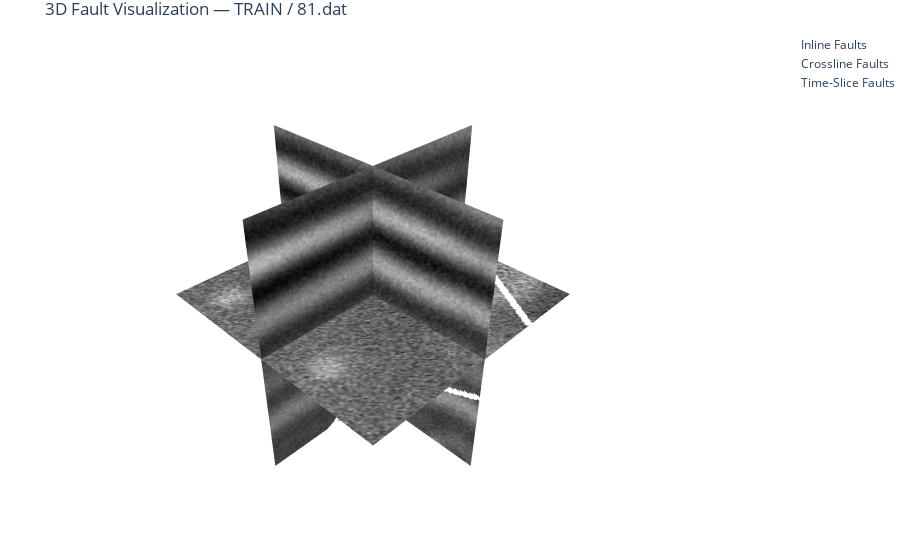
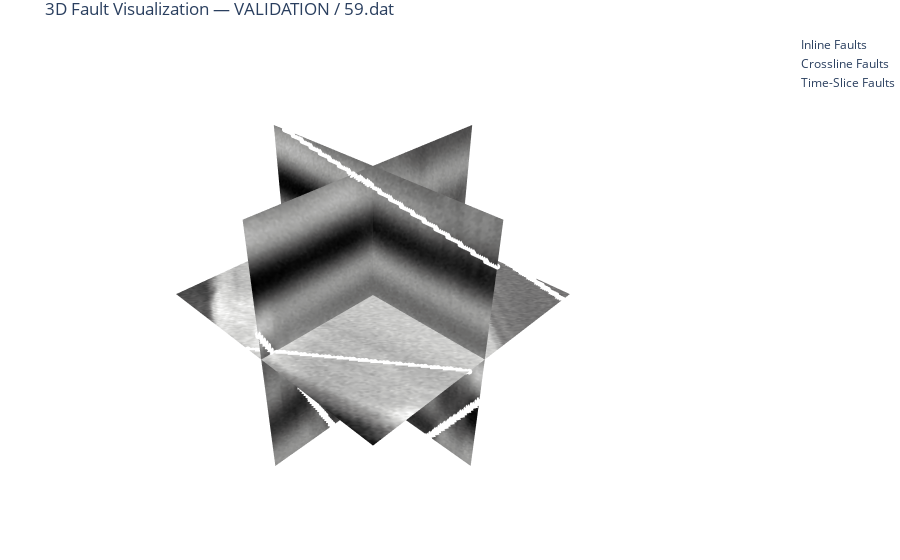
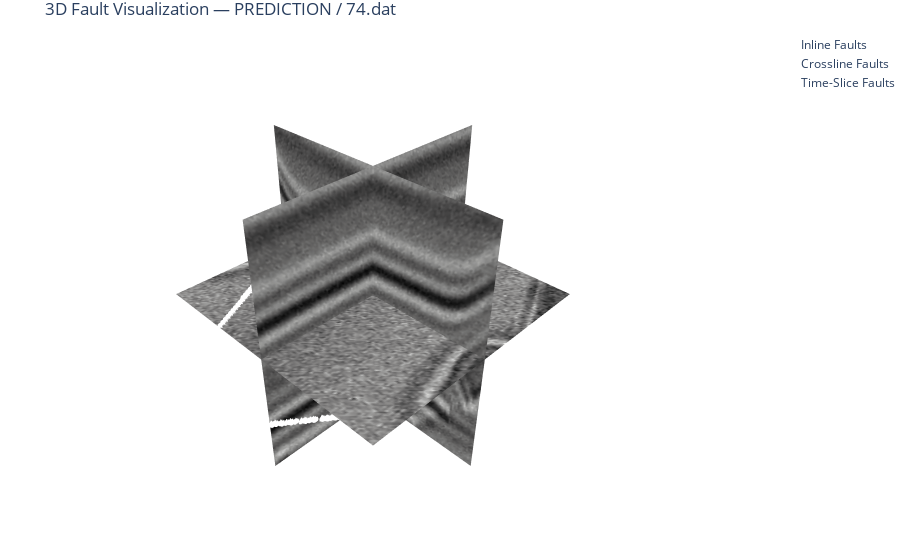

Write notebook code for charts like these, in order.
### Code cell
import os
import numpy as np
import random
import plotly.graph_objects as go

# PARAMETERS
cube_size = 128  # Adjust as needed
mask_mode = 0    # 0 = binary masks; 1 = multiclass
base_out = "/Users/roderickperez/Documents/DS_Projects/faultSegm/faultSeg_Wu_2019_Keras/output"

# Normalization helper
def normalize(v):
    return ((v - v.min()) / (v.max() - v.min()) * 255).astype(np.uint8)

# Fault plotting function
def plot_fault_points(fig, slice_mask, axis_index, slice_type, color, label, nx, ny, nz):
    if slice_type == "inline":
        ks, js = np.where(slice_mask)
        fig.add_trace(go.Scatter3d(
            x=np.full_like(ks, axis_index),
            y=js,
            z=nz - 1 - ks,
            mode='markers',
            marker=dict(color=color, size=2, opacity=1),
            name=label
        ))
    elif slice_type == "crossline":
        ks, is_ = np.where(slice_mask)
        fig.add_trace(go.Scatter3d(
            x=is_,
            y=np.full_like(is_, axis_index),
            z=nz - 1 - ks,
            mode='markers',
            marker=dict(color=color, size=2, opacity=1),
            name=label
        ))
    elif slice_type == "timeslice":
        is_, js = np.where(slice_mask)
        fig.add_trace(go.Scatter3d(
            x=is_,
            y=js,
            z=np.full_like(is_, axis_index),
            mode='markers',
            marker=dict(color=color, size=2, opacity=1),
            name=label
        ))

# Loop over splits
for split in ["train", "validation", "prediction"]:
    seismic_dir = os.path.join(base_out, split, "seis")
    mask_dir = os.path.join(base_out, split, "fault")

    if not (os.path.exists(seismic_dir) and os.path.exists(mask_dir)):
        print(f"[{split}] Skipping: directories not found.")
        continue

    files = sorted(set(os.listdir(seismic_dir)).intersection(os.listdir(mask_dir)))
    if not files:
        print(f"[{split}] No files to visualize.")
        continue

    selected_file = random.choice([f for f in files if f.endswith((".npy", ".dat"))])
    print(f"[{split}] Selected file: {selected_file}")

    # Load data
    seismic_path = os.path.join(seismic_dir, selected_file)
    mask_path = os.path.join(mask_dir, selected_file)

    if selected_file.endswith(".npy"):
        seismic = np.load(seismic_path)
        mask = np.load(mask_path)
    else:
        seismic = np.fromfile(seismic_path, dtype=np.float32).reshape((cube_size, cube_size, cube_size))
        mask = np.fromfile(mask_path, dtype=np.uint8).reshape((cube_size, cube_size, cube_size))

    nx, ny, nz = seismic.shape

    # Slices
    inline     = seismic[nx//2,:,:].T
    crossline  = seismic[:,ny//2,:].T
    timeslice  = seismic[:,:,nz//2]

    inline_m   = mask[nx//2,:,:].T
    cross_m    = mask[:,ny//2,:].T
    timeslice_m= mask[:,:,nz//2]

    inline_norm    = normalize(inline)
    crossline_norm = normalize(crossline)
    timeslice_norm = normalize(timeslice)

    # Create 3D figure
    fig = go.Figure()

    # Seismic surfaces
    fig.add_trace(go.Surface(
        z=np.tile(np.arange(nz)[::-1], (ny, 1)).T,
        x=np.full((nz, ny), nx//2),
        y=np.tile(np.arange(ny), (nz, 1)),
        surfacecolor=inline_norm,
        colorscale="Gray",
        showscale=False,
        opacity=1
    ))
    fig.add_trace(go.Surface(
        z=np.tile(np.arange(nz)[::-1], (nx, 1)).T,
        x=np.tile(np.arange(nx), (nz, 1)),
        y=np.full((nz, nx), ny//2),
        surfacecolor=crossline_norm,
        colorscale="Gray",
        showscale=False,
        opacity=1
    ))
    fig.add_trace(go.Surface(
        z=np.full((ny, nx), nz//2),
        x=np.tile(np.arange(nx), (ny, 1)),
        y=np.tile(np.arange(ny).reshape(-1,1), (1, nx)),
        surfacecolor=np.rot90(timeslice_norm, k=-1),
        colorscale="Gray",
        showscale=False,
        opacity=1
    ))

    # Fault overlays
    if mask_mode == 0:
        plot_fault_points(fig, inline_m==1, nx//2, "inline", "white", "Inline Faults", nx, ny, nz)
        plot_fault_points(fig, cross_m==1, ny//2, "crossline", "white", "Crossline Faults", nx, ny, nz)
        plot_fault_points(fig, timeslice_m==1, nz//2, "timeslice", "white", "Time-Slice Faults", nx, ny, nz)
    elif mask_mode == 1:
        plot_fault_points(fig, inline_m==1, nx//2, "inline", "green", "Inline Normal Faults", nx, ny, nz)
        plot_fault_points(fig, inline_m==2, nx//2, "inline", "purple", "Inline Inverse Faults", nx, ny, nz)
        plot_fault_points(fig, cross_m==1, ny//2, "crossline", "green", "Crossline Normal Faults", nx, ny, nz)
        plot_fault_points(fig, cross_m==2, ny//2, "crossline", "purple", "Crossline Inverse Faults", nx, ny, nz)
        plot_fault_points(fig, timeslice_m==1, nz//2, "timeslice", "green", "Time-Slice Normal Faults", nx, ny, nz)
        plot_fault_points(fig, timeslice_m==2, nz//2, "timeslice", "purple", "Time-Slice Inverse Faults", nx, ny, nz)

    # Layout
    fig.update_layout(
        title=f"3D Fault Visualization — {split.upper()} / {selected_file}",
        scene=dict(
            xaxis=dict(visible=False),
            yaxis=dict(visible=False),
            zaxis=dict(visible=False),
            aspectmode="data"
        ),
        margin=dict(l=0, r=0, t=30, b=0)
    )

    fig.show()

### Figure 1 — Plotly figure (JSON) as saved in the notebook; plotly's stock layout.template omitted (floating-point values rounded to 4 significant figures; data arrays with more than 128 entries replaced by an {"elided": "..."} marker saying what was removed)
{"data": [{"colorscale": [[0, "rgb(0, 0, 0)"], [0.09091, "rgb(16, 16, 16)"], [0.1818, "rgb(38, 38, 38)"], [0.2727, "rgb(59, 59, 59)"], [0.3636, "rgb(81, 80, 80)"], [0.4545, "rgb(102, 101, 101)"], [0.5455, "rgb(124, 123, 122)"], [0.6364, "rgb(146, 146, 145)"], [0.7273, "rgb(171, 171, 170)"], [0.8182, "rgb(197, 197, 195)"], [0.9091, "rgb(224, 224, 223)"], [1, "rgb(254, 254, 253)"]], "opacity": 1, "showscale": false, "surfacecolor": {"elided": "128x128 int values"}, "type": "surface", "x": {"elided": "128x128 int values"}, "y": {"elided": "128x128 int values"}, "z": {"elided": "128x128 int values"}}, {"colorscale": [[0, "rgb(0, 0, 0)"], [0.09091, "rgb(16, 16, 16)"], [0.1818, "rgb(38, 38, 38)"], [0.2727, "rgb(59, 59, 59)"], [0.3636, "rgb(81, 80, 80)"], [0.4545, "rgb(102, 101, 101)"], [0.5455, "rgb(124, 123, 122)"], [0.6364, "rgb(146, 146, 145)"], [0.7273, "rgb(171, 171, 170)"], [0.8182, "rgb(197, 197, 195)"], [0.9091, "rgb(224, 224, 223)"], [1, "rgb(254, 254, 253)"]], "opacity": 1, "showscale": false, "surfacecolor": {"elided": "128x128 int values"}, "type": "surface", "x": {"elided": "128x128 int values"}, "y": {"elided": "128x128 int values"}, "z": {"elided": "128x128 int values"}}, {"colorscale": [[0, "rgb(0, 0, 0)"], [0.09091, "rgb(16, 16, 16)"], [0.1818, "rgb(38, 38, 38)"], [0.2727, "rgb(59, 59, 59)"], [0.3636, "rgb(81, 80, 80)"], [0.4545, "rgb(102, 101, 101)"], [0.5455, "rgb(124, 123, 122)"], [0.6364, "rgb(146, 146, 145)"], [0.7273, "rgb(171, 171, 170)"], [0.8182, "rgb(197, 197, 195)"], [0.9091, "rgb(224, 224, 223)"], [1, "rgb(254, 254, 253)"]], "opacity": 1, "showscale": false, "surfacecolor": {"elided": "128x128 int values"}, "type": "surface", "x": {"elided": "128x128 int values"}, "y": {"elided": "128x128 int values"}, "z": {"elided": "128x128 int values"}}, {"marker": {"color": "white", "opacity": 1, "size": 2}, "mode": "markers", "name": "Inline Faults", "type": "scatter3d", "x": {"elided": "188 int values"}, "y": {"elided": "188 int values"}, "z": {"elided": "188 int values"}}, {"marker": {"color": "white", "opacity": 1, "size": 2}, "mode": "markers", "name": "Crossline Faults", "type": "scatter3d", "x": [0, 1, 1, 2, 3, 4, 4, 5, 6, 7, 7, 8, 9, 10, 11, 12, 12, 13, 14, 15, 15, 16, 17, 18, 18, 19, 20, 21, 22, 23, 24, 25, 26, 26, 27, 28, 29, 29, 30, 31, 32, 32, 33, 34, 35, 36, 37, 37, 38, 39, 40, 40, 41, 42, 43, 43, 44, 45, 46, 47, 48, 48, 49, 50, 51, 51, 52, 53, 54, 54, 55, 56, 57, 58, 59, 59, 60, 61, 62, 62, 63, 64, 65, 65, 66, 67, 68, 69, 70, 71, 72, 73, 73, 74, 75, 76, 76, 77, 78, 79, 79, 80, 81, 82, 83, 84, 84, 85, 86, 87, 87, 88, 89, 90, 90, 91, 92, 93, 94, 95], "y": [64, 64, 64, 64, 64, 64, 64, 64, 64, 64, 64, 64, 64, 64, 64, 64, 64, 64, 64, 64, 64, 64, 64, 64, 64, 64, 64, 64, 64, 64, 64, 64, 64, 64, 64, 64, 64, 64, 64, 64, 64, 64, 64, 64, 64, 64, 64, 64, 64, 64, 64, 64, 64, 64, 64, 64, 64, 64, 64, 64, 64, 64, 64, 64, 64, 64, 64, 64, 64, 64, 64, 64, 64, 64, 64, 64, 64, 64, 64, 64, 64, 64, 64, 64, 64, 64, 64, 64, 64, 64, 64, 64, 64, 64, 64, 64, 64, 64, 64, 64, 64, 64, 64, 64, 64, 64, 64, 64, 64, 64, 64, 64, 64, 64, 64, 64, 64, 64, 64, 64], "z": [60, 60, 59, 59, 58, 58, 57, 57, 56, 56, 55, 55, 54, 54, 53, 53, 52, 52, 51, 51, 50, 50, 49, 49, 48, 48, 47, 47, 46, 45, 45, 44, 44, 43, 43, 42, 42, 41, 41, 40, 40, 39, 39, 38, 38, 37, 37, 36, 36, 35, 35, 34, 34, 33, 33, 32, 32, 31, 31, 30, 30, 29, 29, 28, 28, 27, 27, 26, 26, 25, 25, 24, 24, 23, 23, 22, 22, 21, 21, 20, 20, 19, 19, 18, 18, 17, 17, 16, 15, 15, 14, 14, 13, 13, 12, 12, 11, 11, 10, 10, 9, 9, 8, 8, 7, 7, 6, 6, 5, 5, 4, 4, 3, 3, 2, 2, 1, 1, 0, 0]}, {"marker": {"color": "white", "opacity": 1, "size": 2}, "mode": "markers", "name": "Time-Slice Faults", "type": "scatter3d", "x": [0, 0, 0, 1, 1, 1, 1, 2, 2, 2, 3, 3, 3, 4, 4, 4, 4, 5, 5, 5, 6, 6, 6, 7, 7, 7, 7, 8, 8, 8, 9, 9, 9, 10, 10, 10, 10, 11, 11, 11, 12, 12, 12, 13, 13, 13, 13, 14, 14, 14, 15, 15, 15, 16, 16, 16, 16, 17, 17, 17, 18, 18, 18, 19, 19, 19, 20, 20, 20, 21, 21, 21, 22, 22, 22, 23, 23, 23, 23, 24, 24, 24, 25, 25, 25, 26, 26, 26, 26, 27, 27, 27, 28, 28, 28, 29, 29, 29, 29, 30, 30, 30, 31, 31, 31, 32, 32, 32, 32, 33, 33], "y": [71, 72, 73, 72, 73, 74, 75, 74, 75, 76, 76, 77, 78, 77, 78, 79, 80, 79, 80, 81, 81, 82, 83, 82, 83, 84, 85, 84, 85, 86, 86, 87, 88, 87, 88, 89, 90, 89, 90, 91, 91, 92, 93, 92, 93, 94, 95, 94, 95, 96, 96, 97, 98, 97, 98, 99, 100, 99, 100, 101, 101, 102, 103, 103, 104, 105, 104, 105, 106, 106, 107, 108, 108, 109, 110, 109, 110, 111, 112, 111, 112, 113, 113, 114, 115, 114, 115, 116, 117, 116, 117, 118, 118, 119, 120, 119, 120, 121, 122, 121, 122, 123, 123, 124, 125, 124, 125, 126, 127, 126, 127], "z": [64, 64, 64, 64, 64, 64, 64, 64, 64, 64, 64, 64, 64, 64, 64, 64, 64, 64, 64, 64, 64, 64, 64, 64, 64, 64, 64, 64, 64, 64, 64, 64, 64, 64, 64, 64, 64, 64, 64, 64, 64, 64, 64, 64, 64, 64, 64, 64, 64, 64, 64, 64, 64, 64, 64, 64, 64, 64, 64, 64, 64, 64, 64, 64, 64, 64, 64, 64, 64, 64, 64, 64, 64, 64, 64, 64, 64, 64, 64, 64, 64, 64, 64, 64, 64, 64, 64, 64, 64, 64, 64, 64, 64, 64, 64, 64, 64, 64, 64, 64, 64, 64, 64, 64, 64, 64, 64, 64, 64, 64, 64]}], "layout": {"margin": {"b": 0, "l": 0, "r": 0, "t": 30}, "scene": {"aspectmode": "data", "xaxis": {"visible": false}, "yaxis": {"visible": false}, "zaxis": {"visible": false}}, "title": {"text": "3D Fault Visualization — TRAIN / 81.dat"}}}

### Figure 2 — Plotly figure (JSON) as saved in the notebook; plotly's stock layout.template omitted (floating-point values rounded to 4 significant figures; data arrays with more than 128 entries replaced by an {"elided": "..."} marker saying what was removed)
{"data": [{"colorscale": [[0, "rgb(0, 0, 0)"], [0.09091, "rgb(16, 16, 16)"], [0.1818, "rgb(38, 38, 38)"], [0.2727, "rgb(59, 59, 59)"], [0.3636, "rgb(81, 80, 80)"], [0.4545, "rgb(102, 101, 101)"], [0.5455, "rgb(124, 123, 122)"], [0.6364, "rgb(146, 146, 145)"], [0.7273, "rgb(171, 171, 170)"], [0.8182, "rgb(197, 197, 195)"], [0.9091, "rgb(224, 224, 223)"], [1, "rgb(254, 254, 253)"]], "opacity": 1, "showscale": false, "surfacecolor": {"elided": "128x128 int values"}, "type": "surface", "x": {"elided": "128x128 int values"}, "y": {"elided": "128x128 int values"}, "z": {"elided": "128x128 int values"}}, {"colorscale": [[0, "rgb(0, 0, 0)"], [0.09091, "rgb(16, 16, 16)"], [0.1818, "rgb(38, 38, 38)"], [0.2727, "rgb(59, 59, 59)"], [0.3636, "rgb(81, 80, 80)"], [0.4545, "rgb(102, 101, 101)"], [0.5455, "rgb(124, 123, 122)"], [0.6364, "rgb(146, 146, 145)"], [0.7273, "rgb(171, 171, 170)"], [0.8182, "rgb(197, 197, 195)"], [0.9091, "rgb(224, 224, 223)"], [1, "rgb(254, 254, 253)"]], "opacity": 1, "showscale": false, "surfacecolor": {"elided": "128x128 int values"}, "type": "surface", "x": {"elided": "128x128 int values"}, "y": {"elided": "128x128 int values"}, "z": {"elided": "128x128 int values"}}, {"colorscale": [[0, "rgb(0, 0, 0)"], [0.09091, "rgb(16, 16, 16)"], [0.1818, "rgb(38, 38, 38)"], [0.2727, "rgb(59, 59, 59)"], [0.3636, "rgb(81, 80, 80)"], [0.4545, "rgb(102, 101, 101)"], [0.5455, "rgb(124, 123, 122)"], [0.6364, "rgb(146, 146, 145)"], [0.7273, "rgb(171, 171, 170)"], [0.8182, "rgb(197, 197, 195)"], [0.9091, "rgb(224, 224, 223)"], [1, "rgb(254, 254, 253)"]], "opacity": 1, "showscale": false, "surfacecolor": {"elided": "128x128 int values"}, "type": "surface", "x": {"elided": "128x128 int values"}, "y": {"elided": "128x128 int values"}, "z": {"elided": "128x128 int values"}}, {"marker": {"color": "white", "opacity": 1, "size": 2}, "mode": "markers", "name": "Inline Faults", "type": "scatter3d", "x": {"elided": "233 int values"}, "y": {"elided": "233 int values"}, "z": {"elided": "233 int values"}}, {"marker": {"color": "white", "opacity": 1, "size": 2}, "mode": "markers", "name": "Crossline Faults", "type": "scatter3d", "x": {"elided": "199 int values"}, "y": {"elided": "199 int values"}, "z": {"elided": "199 int values"}}, {"marker": {"color": "white", "opacity": 1, "size": 2}, "mode": "markers", "name": "Time-Slice Faults", "type": "scatter3d", "x": {"elided": "152 int values"}, "y": {"elided": "152 int values"}, "z": {"elided": "152 int values"}}], "layout": {"margin": {"b": 0, "l": 0, "r": 0, "t": 30}, "scene": {"aspectmode": "data", "xaxis": {"visible": false}, "yaxis": {"visible": false}, "zaxis": {"visible": false}}, "title": {"text": "3D Fault Visualization — VALIDATION / 59.dat"}}}

### Figure 3 — Plotly figure (JSON) as saved in the notebook; plotly's stock layout.template omitted (floating-point values rounded to 4 significant figures; data arrays with more than 128 entries replaced by an {"elided": "..."} marker saying what was removed)
{"data": [{"colorscale": [[0, "rgb(0, 0, 0)"], [0.09091, "rgb(16, 16, 16)"], [0.1818, "rgb(38, 38, 38)"], [0.2727, "rgb(59, 59, 59)"], [0.3636, "rgb(81, 80, 80)"], [0.4545, "rgb(102, 101, 101)"], [0.5455, "rgb(124, 123, 122)"], [0.6364, "rgb(146, 146, 145)"], [0.7273, "rgb(171, 171, 170)"], [0.8182, "rgb(197, 197, 195)"], [0.9091, "rgb(224, 224, 223)"], [1, "rgb(254, 254, 253)"]], "opacity": 1, "showscale": false, "surfacecolor": {"elided": "128x128 int values"}, "type": "surface", "x": {"elided": "128x128 int values"}, "y": {"elided": "128x128 int values"}, "z": {"elided": "128x128 int values"}}, {"colorscale": [[0, "rgb(0, 0, 0)"], [0.09091, "rgb(16, 16, 16)"], [0.1818, "rgb(38, 38, 38)"], [0.2727, "rgb(59, 59, 59)"], [0.3636, "rgb(81, 80, 80)"], [0.4545, "rgb(102, 101, 101)"], [0.5455, "rgb(124, 123, 122)"], [0.6364, "rgb(146, 146, 145)"], [0.7273, "rgb(171, 171, 170)"], [0.8182, "rgb(197, 197, 195)"], [0.9091, "rgb(224, 224, 223)"], [1, "rgb(254, 254, 253)"]], "opacity": 1, "showscale": false, "surfacecolor": {"elided": "128x128 int values"}, "type": "surface", "x": {"elided": "128x128 int values"}, "y": {"elided": "128x128 int values"}, "z": {"elided": "128x128 int values"}}, {"colorscale": [[0, "rgb(0, 0, 0)"], [0.09091, "rgb(16, 16, 16)"], [0.1818, "rgb(38, 38, 38)"], [0.2727, "rgb(59, 59, 59)"], [0.3636, "rgb(81, 80, 80)"], [0.4545, "rgb(102, 101, 101)"], [0.5455, "rgb(124, 123, 122)"], [0.6364, "rgb(146, 146, 145)"], [0.7273, "rgb(171, 171, 170)"], [0.8182, "rgb(197, 197, 195)"], [0.9091, "rgb(224, 224, 223)"], [1, "rgb(254, 254, 253)"]], "opacity": 1, "showscale": false, "surfacecolor": {"elided": "128x128 int values"}, "type": "surface", "x": {"elided": "128x128 int values"}, "y": {"elided": "128x128 int values"}, "z": {"elided": "128x128 int values"}}, {"marker": {"color": "white", "opacity": 1, "size": 2}, "mode": "markers", "name": "Inline Faults", "type": "scatter3d", "x": [64, 64, 64, 64, 64, 64, 64, 64, 64, 64, 64, 64, 64, 64, 64, 64, 64, 64, 64, 64, 64, 64, 64, 64, 64, 64, 64, 64, 64, 64, 64, 64, 64, 64, 64, 64, 64, 64, 64, 64, 64, 64, 64, 64, 64, 64, 64, 64, 64, 64, 64, 64, 64, 64, 64, 64, 64, 64, 64, 64, 64, 64, 64, 64, 64, 64, 64, 64, 64, 64, 64, 64, 64, 64, 64, 64, 64, 64, 64, 64, 64, 64, 64, 64, 64, 64, 64, 64, 64, 64], "y": [0, 0, 1, 1, 2, 2, 3, 4, 4, 5, 5, 6, 6, 7, 8, 9, 9, 10, 10, 11, 11, 12, 13, 13, 14, 14, 15, 15, 16, 17, 18, 20, 21, 22, 22, 23, 23, 24, 24, 25, 25, 26, 27, 27, 28, 28, 29, 29, 30, 31, 32, 32, 33, 33, 34, 34, 35, 36, 36, 37, 37, 38, 38, 39, 40, 41, 41, 42, 42, 43, 43, 44, 45, 45, 46, 46, 47, 47, 48, 49, 50, 50, 51, 51, 52, 52, 53, 54, 54, 55], "z": [67, 66, 66, 65, 65, 64, 63, 62, 61, 61, 60, 60, 59, 58, 57, 56, 55, 55, 54, 54, 53, 52, 51, 50, 50, 49, 49, 48, 47, 46, 44, 43, 41, 40, 39, 39, 38, 38, 37, 37, 36, 35, 34, 33, 33, 32, 32, 31, 30, 29, 28, 27, 27, 26, 26, 25, 24, 23, 22, 22, 21, 21, 20, 19, 18, 17, 16, 16, 15, 15, 14, 13, 12, 11, 11, 10, 10, 9, 8, 7, 6, 5, 5, 4, 4, 3, 2, 1, 0, 0]}, {"marker": {"color": "white", "opacity": 1, "size": 2}, "mode": "markers", "name": "Crossline Faults", "type": "scatter3d", "x": [127, 125, 126, 127, 124, 125, 126, 122, 123, 124, 121, 122, 119, 120, 121, 117, 118, 119, 116, 117, 114, 115, 116, 113, 114, 111, 109, 110, 111, 108, 109, 106, 107, 108, 104, 105, 106, 103, 104, 102, 103, 99, 98, 99, 96, 97, 98, 95, 96, 93, 94, 95, 91, 92, 93, 90, 91, 88, 89, 90, 86, 87, 88, 85, 86, 87, 83, 84, 85, 82, 83], "y": [64, 64, 64, 64, 64, 64, 64, 64, 64, 64, 64, 64, 64, 64, 64, 64, 64, 64, 64, 64, 64, 64, 64, 64, 64, 64, 64, 64, 64, 64, 64, 64, 64, 64, 64, 64, 64, 64, 64, 64, 64, 64, 64, 64, 64, 64, 64, 64, 64, 64, 64, 64, 64, 64, 64, 64, 64, 64, 64, 64, 64, 64, 64, 64, 64, 64, 64, 64, 64, 64, 64], "z": [28, 27, 27, 27, 26, 26, 26, 25, 25, 25, 24, 24, 23, 23, 23, 22, 22, 22, 21, 21, 20, 20, 20, 19, 19, 18, 17, 17, 17, 16, 16, 15, 15, 15, 14, 14, 14, 13, 13, 12, 12, 11, 10, 10, 9, 9, 9, 8, 8, 7, 7, 7, 6, 6, 6, 5, 5, 4, 4, 4, 3, 3, 3, 2, 2, 2, 1, 1, 1, 0, 0]}, {"marker": {"color": "white", "opacity": 1, "size": 2}, "mode": "markers", "name": "Time-Slice Faults", "type": "scatter3d", "x": [57, 58, 59, 59, 60, 61, 61, 62, 63, 63, 64, 65, 65, 66, 67, 67, 68, 69, 69, 70, 71, 71, 72, 73, 73, 74, 75, 75, 76, 77, 77, 78, 79, 79, 80, 81, 81, 82, 83, 83, 84, 85, 85, 86, 87, 87, 88, 89, 89, 90, 91, 91, 92, 93, 93, 94, 95, 95, 96, 98, 99, 99, 100, 101, 101, 102, 103, 103, 104, 105, 105, 106, 107, 107, 108, 109, 110, 111, 112, 113, 114, 115, 116, 117, 118, 119, 120, 121, 122, 123, 124, 125, 126, 127], "y": [0, 0, 0, 1, 1, 1, 2, 2, 2, 3, 3, 3, 4, 4, 4, 5, 5, 5, 6, 6, 6, 7, 7, 7, 8, 8, 8, 9, 9, 9, 10, 10, 10, 11, 11, 11, 12, 12, 12, 13, 13, 13, 14, 14, 14, 15, 15, 15, 16, 16, 16, 17, 17, 17, 18, 18, 18, 19, 19, 20, 20, 21, 21, 21, 22, 22, 22, 23, 23, 23, 24, 24, 24, 25, 25, 26, 26, 27, 27, 28, 28, 29, 29, 30, 30, 31, 31, 32, 32, 33, 33, 34, 34, 35], "z": [64, 64, 64, 64, 64, 64, 64, 64, 64, 64, 64, 64, 64, 64, 64, 64, 64, 64, 64, 64, 64, 64, 64, 64, 64, 64, 64, 64, 64, 64, 64, 64, 64, 64, 64, 64, 64, 64, 64, 64, 64, 64, 64, 64, 64, 64, 64, 64, 64, 64, 64, 64, 64, 64, 64, 64, 64, 64, 64, 64, 64, 64, 64, 64, 64, 64, 64, 64, 64, 64, 64, 64, 64, 64, 64, 64, 64, 64, 64, 64, 64, 64, 64, 64, 64, 64, 64, 64, 64, 64, 64, 64, 64, 64]}], "layout": {"margin": {"b": 0, "l": 0, "r": 0, "t": 30}, "scene": {"aspectmode": "data", "xaxis": {"visible": false}, "yaxis": {"visible": false}, "zaxis": {"visible": false}}, "title": {"text": "3D Fault Visualization — PREDICTION / 74.dat"}}}
